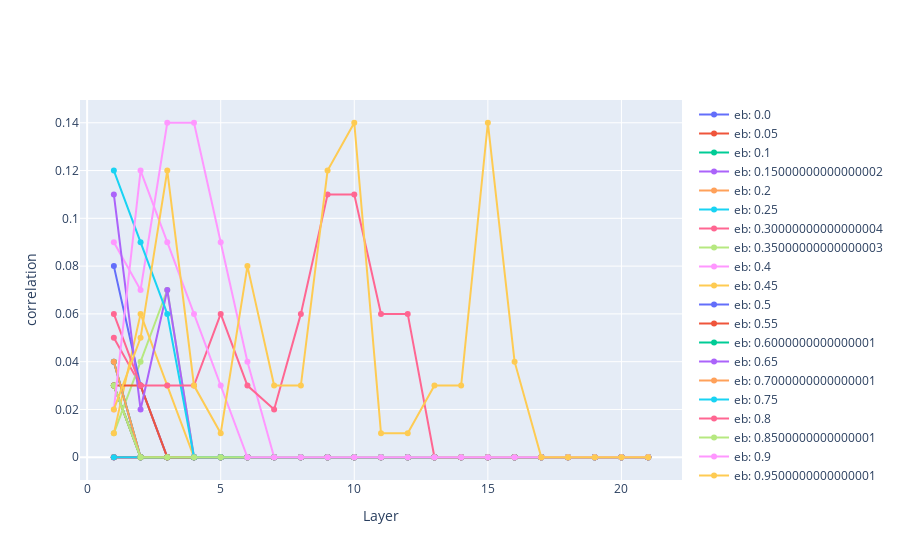

Write notebook code for a chart like this one.
### Code cell
# plot all the tested thresholds, by different lines in the xs vs. ys plot with plotly
# x values are input activity, y values are mean activity of the second layer
fig = go.Figure()
for eb, result in results.items():
    fig.add_trace(go.Scatter(x=list(range(1, len(result)+1)), y=result, mode='lines+markers', name="eb: " + str(eb)))

fig.update_xaxes(title="Layer")
fig.update_yaxes(title="correlation")
fig.show()

### Figure 1 — Plotly figure (JSON) as saved in the notebook; plotly's stock layout.template omitted (floating-point values rounded to 4 significant figures)
{"data": [{"mode": "lines+markers", "name": "eb: 0.0", "type": "scatter", "x": [1, 2, 3, 4, 5, 6, 7, 8, 9, 10, 11, 12, 13, 14, 15, 16, 17, 18, 19, 20, 21], "y": [0, 0, 0, 0, 0, 0, 0, 0, 0, 0, 0, 0, 0, 0, 0, 0, 0, 0, 0, 0, 0]}, {"mode": "lines+markers", "name": "eb: 0.05", "type": "scatter", "x": [1, 2, 3, 4, 5, 6, 7, 8, 9, 10, 11, 12, 13, 14, 15, 16, 17, 18, 19, 20, 21], "y": [0, 0, 0, 0, 0, 0, 0, 0, 0, 0, 0, 0, 0, 0, 0, 0, 0, 0, 0, 0, 0]}, {"mode": "lines+markers", "name": "eb: 0.1", "type": "scatter", "x": [1, 2, 3, 4, 5, 6, 7, 8, 9, 10, 11, 12, 13, 14, 15, 16, 17, 18, 19, 20, 21], "y": [0, 0, 0, 0, 0, 0, 0, 0, 0, 0, 0, 0, 0, 0, 0, 0, 0, 0, 0, 0, 0]}, {"mode": "lines+markers", "name": "eb: 0.15000000000000002", "type": "scatter", "x": [1, 2, 3, 4, 5, 6, 7, 8, 9, 10, 11, 12, 13, 14, 15, 16, 17, 18, 19, 20, 21], "y": [0, 0, 0, 0, 0, 0, 0, 0, 0, 0, 0, 0, 0, 0, 0, 0, 0, 0, 0, 0, 0]}, {"mode": "lines+markers", "name": "eb: 0.2", "type": "scatter", "x": [1, 2, 3, 4, 5, 6, 7, 8, 9, 10, 11, 12, 13, 14, 15, 16, 17, 18, 19, 20, 21], "y": [0, 0, 0, 0, 0, 0, 0, 0, 0, 0, 0, 0, 0, 0, 0, 0, 0, 0, 0, 0, 0]}, {"mode": "lines+markers", "name": "eb: 0.25", "type": "scatter", "x": [1, 2, 3, 4, 5, 6, 7, 8, 9, 10, 11, 12, 13, 14, 15, 16, 17, 18, 19, 20, 21], "y": [0, 0, 0, 0, 0, 0, 0, 0, 0, 0, 0, 0, 0, 0, 0, 0, 0, 0, 0, 0, 0]}, {"mode": "lines+markers", "name": "eb: 0.30000000000000004", "type": "scatter", "x": [1, 2, 3, 4, 5, 6, 7, 8, 9, 10, 11, 12, 13, 14, 15, 16, 17, 18, 19, 20, 21], "y": [0, 0, 0, 0, 0, 0, 0, 0, 0, 0, 0, 0, 0, 0, 0, 0, 0, 0, 0, 0, 0]}, {"mode": "lines+markers", "name": "eb: 0.35000000000000003", "type": "scatter", "x": [1, 2, 3, 4, 5, 6, 7, 8, 9, 10, 11, 12, 13, 14, 15, 16, 17, 18, 19, 20, 21], "y": [0.03, 0, 0, 0, 0, 0, 0, 0, 0, 0, 0, 0, 0, 0, 0, 0, 0, 0, 0, 0, 0]}, {"mode": "lines+markers", "name": "eb: 0.4", "type": "scatter", "x": [1, 2, 3, 4, 5, 6, 7, 8, 9, 10, 11, 12, 13, 14, 15, 16, 17, 18, 19, 20, 21], "y": [0, 0, 0, 0, 0, 0, 0, 0, 0, 0, 0, 0, 0, 0, 0, 0, 0, 0, 0, 0, 0]}, {"mode": "lines+markers", "name": "eb: 0.45", "type": "scatter", "x": [1, 2, 3, 4, 5, 6, 7, 8, 9, 10, 11, 12, 13, 14, 15, 16, 17, 18, 19, 20, 21], "y": [0.03, 0, 0, 0, 0, 0, 0, 0, 0, 0, 0, 0, 0, 0, 0, 0, 0, 0, 0, 0, 0]}, {"mode": "lines+markers", "name": "eb: 0.5", "type": "scatter", "x": [1, 2, 3, 4, 5, 6, 7, 8, 9, 10, 11, 12, 13, 14, 15, 16, 17, 18, 19, 20, 21], "y": [0.03, 0, 0, 0, 0, 0, 0, 0, 0, 0, 0, 0, 0, 0, 0, 0, 0, 0, 0, 0, 0]}, {"mode": "lines+markers", "name": "eb: 0.55", "type": "scatter", "x": [1, 2, 3, 4, 5, 6, 7, 8, 9, 10, 11, 12, 13, 14, 15, 16, 17, 18, 19, 20, 21], "y": [0, 0, 0, 0, 0, 0, 0, 0, 0, 0, 0, 0, 0, 0, 0, 0, 0, 0, 0, 0, 0]}, {"mode": "lines+markers", "name": "eb: 0.6000000000000001", "type": "scatter", "x": [1, 2, 3, 4, 5, 6, 7, 8, 9, 10, 11, 12, 13, 14, 15, 16, 17, 18, 19, 20, 21], "y": [0.03, 0, 0, 0, 0, 0, 0, 0, 0, 0, 0, 0, 0, 0, 0, 0, 0, 0, 0, 0, 0]}, {"mode": "lines+markers", "name": "eb: 0.65", "type": "scatter", "x": [1, 2, 3, 4, 5, 6, 7, 8, 9, 10, 11, 12, 13, 14, 15, 16, 17, 18, 19, 20, 21], "y": [0.04, 0, 0, 0, 0, 0, 0, 0, 0, 0, 0, 0, 0, 0, 0, 0, 0, 0, 0, 0, 0]}, {"mode": "lines+markers", "name": "eb: 0.7000000000000001", "type": "scatter", "x": [1, 2, 3, 4, 5, 6, 7, 8, 9, 10, 11, 12, 13, 14, 15, 16, 17, 18, 19, 20, 21], "y": [0.03, 0, 0, 0, 0, 0, 0, 0, 0, 0, 0, 0, 0, 0, 0, 0, 0, 0, 0, 0, 0]}, {"mode": "lines+markers", "name": "eb: 0.75", "type": "scatter", "x": [1, 2, 3, 4, 5, 6, 7, 8, 9, 10, 11, 12, 13, 14, 15, 16, 17, 18, 19, 20, 21], "y": [0, 0, 0, 0, 0, 0, 0, 0, 0, 0, 0, 0, 0, 0, 0, 0, 0, 0, 0, 0, 0]}, {"mode": "lines+markers", "name": "eb: 0.8", "type": "scatter", "x": [1, 2, 3, 4, 5, 6, 7, 8, 9, 10, 11, 12, 13, 14, 15, 16, 17, 18, 19, 20, 21], "y": [0.05, 0.03, 0, 0, 0, 0, 0, 0, 0, 0, 0, 0, 0, 0, 0, 0, 0, 0, 0, 0, 0]}, {"mode": "lines+markers", "name": "eb: 0.8500000000000001", "type": "scatter", "x": [1, 2, 3, 4, 5, 6, 7, 8, 9, 10, 11, 12, 13, 14, 15, 16, 17, 18, 19, 20, 21], "y": [0.01, 0.04, 0.07, 0, 0, 0, 0, 0, 0, 0, 0, 0, 0, 0, 0, 0, 0, 0, 0, 0, 0]}, {"mode": "lines+markers", "name": "eb: 0.9", "type": "scatter", "x": [1, 2, 3, 4, 5, 6, 7, 8, 9, 10, 11, 12, 13, 14, 15, 16, 17, 18, 19, 20, 21], "y": [0.09, 0.07, 0.14, 0.14, 0.09, 0.04, 0, 0, 0, 0, 0, 0, 0, 0, 0, 0, 0, 0, 0, 0, 0]}, {"mode": "lines+markers", "name": "eb: 0.9500000000000001", "type": "scatter", "x": [1, 2, 3, 4, 5, 6, 7, 8, 9, 10, 11, 12, 13, 14, 15, 16, 17, 18, 19, 20, 21], "y": [0.01, 0.06, 0.03, 0, 0, 0, 0, 0, 0, 0, 0, 0, 0, 0, 0, 0, 0, 0, 0, 0, 0]}, {"mode": "lines+markers", "name": "eb: 1.0", "type": "scatter", "x": [1, 2, 3, 4, 5, 6, 7, 8, 9, 10, 11, 12, 13, 14, 15, 16, 17, 18, 19, 20, 21], "y": [0.08, 0.03, 0, 0, 0, 0, 0, 0, 0, 0, 0, 0, 0, 0, 0, 0, 0, 0, 0, 0, 0]}, {"mode": "lines+markers", "name": "eb: 1.05", "type": "scatter", "x": [1, 2, 3, 4, 5, 6, 7, 8, 9, 10, 11, 12, 13, 14, 15, 16, 17, 18, 19, 20, 21], "y": [0.03, 0.03, 0, 0, 0, 0, 0, 0, 0, 0, 0, 0, 0, 0, 0, 0, 0, 0, 0, 0, 0]}, {"mode": "lines+markers", "name": "eb: 1.1", "type": "scatter", "x": [1, 2, 3, 4, 5, 6, 7, 8, 9, 10, 11, 12, 13, 14, 15, 16, 17, 18, 19, 20, 21], "y": [0.04, 0, 0, 0, 0, 0, 0, 0, 0, 0, 0, 0, 0, 0, 0, 0, 0, 0, 0, 0, 0]}, {"mode": "lines+markers", "name": "eb: 1.1500000000000001", "type": "scatter", "x": [1, 2, 3, 4, 5, 6, 7, 8, 9, 10, 11, 12, 13, 14, 15, 16, 17, 18, 19, 20, 21], "y": [0.11, 0.02, 0.07, 0, 0, 0, 0, 0, 0, 0, 0, 0, 0, 0, 0, 0, 0, 0, 0, 0, 0]}, {"mode": "lines+markers", "name": "eb: 1.2000000000000002", "type": "scatter", "x": [1, 2, 3, 4, 5, 6, 7, 8, 9, 10, 11, 12, 13, 14, 15, 16, 17, 18, 19, 20, 21], "y": [0.04, 0, 0, 0, 0, 0, 0, 0, 0, 0, 0, 0, 0, 0, 0, 0, 0, 0, 0, 0, 0]}, {"mode": "lines+markers", "name": "eb: 1.25", "type": "scatter", "x": [1, 2, 3, 4, 5, 6, 7, 8, 9, 10, 11, 12, 13, 14, 15, 16, 17, 18, 19, 20, 21], "y": [0.12, 0.09, 0.06, 0, 0, 0, 0, 0, 0, 0, 0, 0, 0, 0, 0, 0, 0, 0, 0, 0, 0]}, {"mode": "lines+markers", "name": "eb: 1.3", "type": "scatter", "x": [1, 2, 3, 4, 5, 6, 7, 8, 9, 10, 11, 12, 13, 14, 15, 16, 17, 18, 19, 20, 21], "y": [0.06, 0.03, 0.03, 0.03, 0.06, 0.03, 0.02, 0.06, 0.11, 0.11, 0.06, 0.06, 0, 0, 0, 0, 0, 0, 0, 0, 0]}, {"mode": "lines+markers", "name": "eb: 1.35", "type": "scatter", "x": [1, 2, 3, 4, 5, 6, 7, 8, 9, 10, 11, 12, 13, 14, 15, 16, 17, 18, 19, 20, 21], "y": [0.03, 0, 0, 0, 0, 0, 0, 0, 0, 0, 0, 0, 0, 0, 0, 0, 0, 0, 0, 0, 0]}, {"mode": "lines+markers", "name": "eb: 1.4000000000000001", "type": "scatter", "x": [1, 2, 3, 4, 5, 6, 7, 8, 9, 10, 11, 12, 13, 14, 15, 16, 17, 18, 19, 20, 21], "y": [0.02, 0.12, 0.09, 0.06, 0.03, 0, 0, 0, 0, 0, 0, 0, 0, 0, 0, 0, 0, 0, 0, 0, 0]}, {"mode": "lines+markers", "name": "eb: 1.4500000000000002", "type": "scatter", "x": [1, 2, 3, 4, 5, 6, 7, 8, 9, 10, 11, 12, 13, 14, 15, 16, 17, 18, 19, 20, 21], "y": [0.02, 0.05, 0.12, 0.03, 0.01, 0.08, 0.03, 0.03, 0.12, 0.14, 0.01, 0.01, 0.03, 0.03, 0.14, 0.04, 0, 0, 0, 0, 0]}], "layout": {"xaxis": {"title": {"text": "Layer"}}, "yaxis": {"title": {"text": "correlation"}}}}
